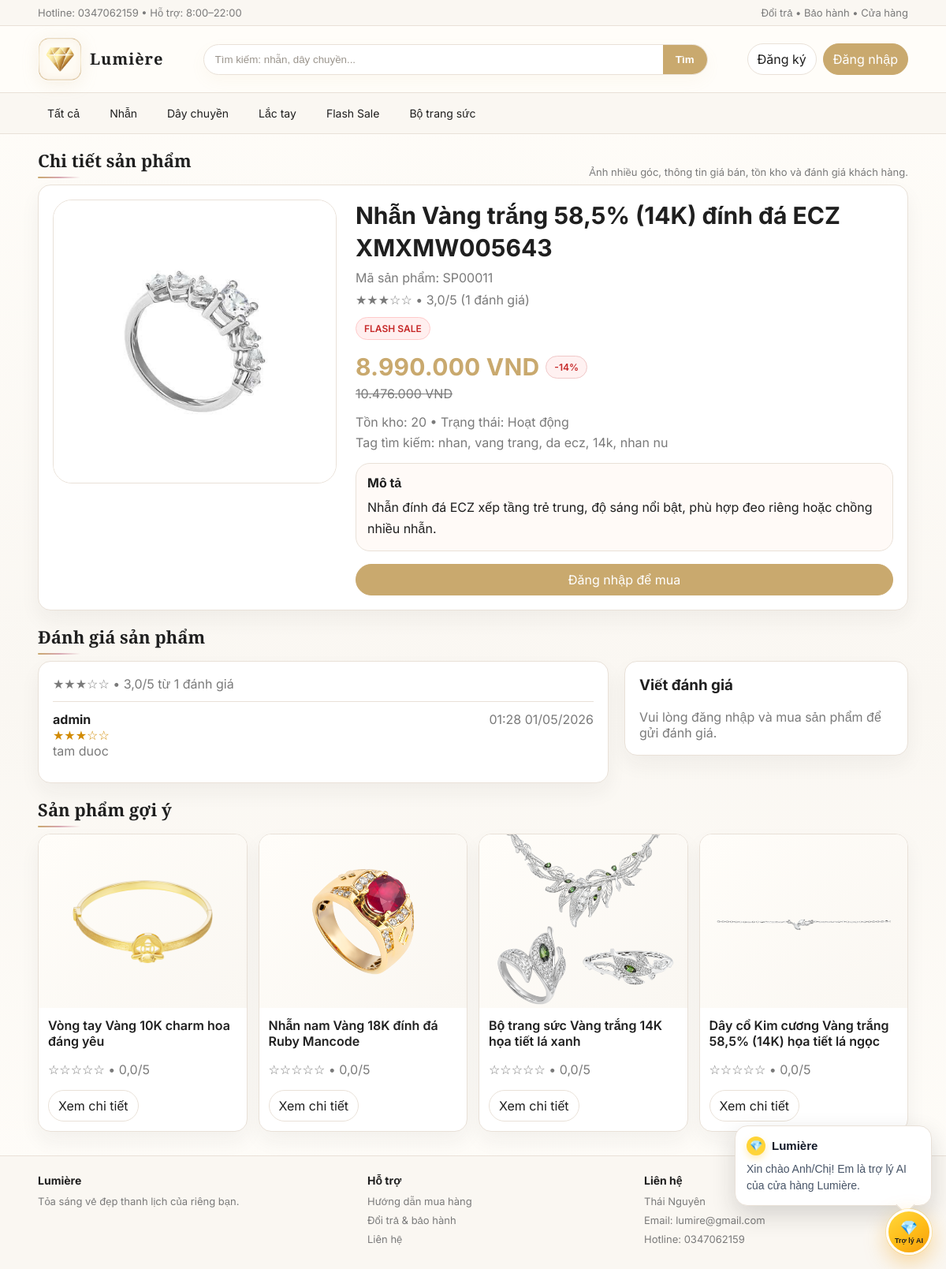
The app's page /san-pham/11/ with its own data.
### shop/models.py (models this page shows, shortened)
class SanPham(models.Model):
    TRANG_THAI = [
        ("active", "Hoạt động"),
        ("inactive", "Ngừng kinh doanh"),
    ]
    ten = models.CharField(max_length=100)
    gia = models.IntegerField(default=0)
    gia_khuyen_mai = models.IntegerField(blank=True, null=True)
    flash_sale_price = models.IntegerField(blank=True, null=True)
    flash_sale_start = models.DateTimeField(blank=True, null=True)
    flash_sale_end = models.DateTimeField(blank=True, null=True)
    anh = models.ImageField(upload_to="sanpham/", blank=True, null=True)
    search_tags = models.CharField(max_length=255, blank=True, default="")
    mo_ta = models.TextField(blank=True, default="")
    ton_kho = models.IntegerField(default=10)
    trang_thai = models.CharField(max_length=20, choices=TRANG_THAI, default="active")
    @property
    def co_flash_sale_cai_dat(self) -> bool:
        return (
            self.flash_sale_price is not None
            and int(self.flash_sale_price or 0) > 0
            and int(self.flash_sale_price) < int(self.gia or 0)
        )
    @property
    def dang_flash_sale(self) -> bool:
        if not self.co_flash_sale_cai_dat:
            return False
        now = timezone.now()
        if self.flash_sale_start and now < self.flash_sale_start:
            return False
        if self.flash_sale_end and now > self.flash_sale_end:
            return False
        return True
    @property
    def gia_hien_tai(self) -> int:
        if self.dang_flash_sale:
            return int(self.flash_sale_price)
        if self.dang_giam_gia:
            return int(self.gia_khuyen_mai)
        return int(self.gia or 0)
    @property
    def so_tien_giam(self) -> int:
        return max(int(self.gia or 0) - self.gia_hien_tai, 0)
    @property
    def phan_tram_giam(self) -> int:
        gia = int(self.gia or 0)
        if gia <= 0 or self.so_tien_giam <= 0:
            return 0
        return max((self.so_tien_giam * 100) // gia, 0)
    @property
    def review_count(self) -> int:
        return int(getattr(self, "review_count_value", None) or self.reviews.filter(is_visible=True).count())
    @property
    def average_rating(self) -> float:
        annotated = getattr(self, "average_rating_value", None)
        if annotated is not None:
            return float(annotated or 0)
        return float(self.reviews.filter(is_visible=True).aggregate(avg=Avg("rating")).get("avg") or 0)
    @property
    def rating_stars(self) -> str:
        avg = self.average_rating
        full = int(round(avg))
        full = max(min(full, 5), 0)
        return "★" * full + "☆" * (5 - full)
    @property
    def gallery_images(self):
        return self.images.filter(is_active=True).order_by("sort_order", "id")

class ProductReview(models.Model):
    san_pham = models.ForeignKey(SanPham, on_delete=models.CASCADE, related_name="reviews")
    user = models.ForeignKey(User, on_delete=models.CASCADE, related_name="product_reviews")
    rating = models.PositiveSmallIntegerField(default=5)
    title = models.CharField(max_length=120, blank=True, default="")
    comment = models.TextField(blank=True, default="")
    is_visible = models.BooleanField(default=True)
    created_at = models.DateTimeField(auto_now_add=True)
    updated_at = models.DateTimeField(auto_now=True)
    class Meta:
        ordering = ["-created_at", "-id"]
        unique_together = ("san_pham", "user")
    @property
    def stars(self) -> str:
        rating = max(min(int(self.rating or 0), 5), 0)
        return "★" * rating + "☆" * (5 - rating)

### shop/views.py (the view, shortened to what this page needs)
# urls.py: path("san-pham/<int:sp_id>/", views.chi_tiet_san_pham, name="chi_tiet_san_pham"),
def chi_tiet_san_pham(request, sp_id):
    seed_sample_products()
    seed_sample_vouchers()
    sp = get_object_or_404(_annotated_catalog_queryset(SanPham.objects.all()), id=sp_id)
    can_review = False
    existing_review = None
    if request.method == "POST":
        if not request.user.is_authenticated:
            messages.error(request, "Vui lòng đăng nhập và mua sản phẩm để gửi đánh giá.")
            return redirect("dang_nhap")
        if not can_review:
            messages.error(request, "Chỉ khách đã mua sản phẩm mới có thể viết đánh giá.")
            return redirect("chi_tiet_san_pham", sp_id=sp.id)
        review_form = ProductReviewForm(request.POST, request.FILES)
        if review_form.is_valid():
            review, created = ProductReview.objects.update_or_create(
                san_pham=sp,
                user=request.user,
                defaults={
                    "rating": review_form.cleaned_data["rating"],
                    "title": review_form.cleaned_data.get("title", ""),
                    "comment": review_form.cleaned_data.get("comment", ""),
                    "is_visible": True,
                },
            )
            saved_images, skipped_images = _attach_review_images(review, review_form.cleaned_data.get("images"))
            if skipped_images:
                messages.warning(request, f"Đã lưu đánh giá, nhưng chỉ lưu thêm {saved_images} ảnh vì mỗi đánh giá tối đa {REVIEW_IMAGE_LIMIT} ảnh.")
            else:
                messages.success(request, "Đã gửi đánh giá sản phẩm." if created else "Đã cập nhật đánh giá của bạn.")
            return redirect("chi_tiet_san_pham", sp_id=sp.id)
    else:
        initial = {}
        if existing_review:
            initial = {"rating": existing_review.rating, "title": existing_review.title, "comment": existing_review.comment}
        review_form = ProductReviewForm(initial=initial)
    reviews = sp.reviews.filter(is_visible=True).select_related("user").prefetch_related("images")
    san_pham_goi_y = list(_annotated_catalog_queryset(SanPham.objects.filter(trang_thai="active").exclude(id=sp.id).order_by("-id")[:4]))
    gallery_images = list(sp.gallery_images)
    return render(request, "chi_tiet_san_pham.html", {
        "sp": sp,
        "san_pham_goi_y": san_pham_goi_y,
        "gallery_images": gallery_images,
        "reviews": reviews,
        "review_form": review_form,
        "can_review": can_review,
        "cart_count": cart_item_count(request.user),
        "now": timezone.now(),
    })

### templates/chi_tiet_san_pham.html (shortened to what this page needs)
{% extends "base.html" %}
{% load tien %}
{% block content %}
  <div class="section">
    <h2>Chi tiết sản phẩm</h2>
    <div class="hint">Ảnh nhiều góc, thông tin giá bán, tồn kho và đánh giá khách hàng.</div>
  </div>
  <div class="card" style="padding:18px;">
    <div class="row" style="align-items:flex-start;gap:24px;flex-wrap:wrap;">
      <div style="flex:0 0 360px;max-width:100%;">
        <div style="background:#fff;border:1px solid var(--line);border-radius:24px;overflow:hidden;min-height:360px;display:flex;align-items:center;justify-content:center;">
          {% if sp.anh %}<img src="{{ sp.anh.url }}" alt="{{ sp.ten }}" style="width:100%;height:100%;object-fit:cover;">{% else %}<div class="muted">Không có ảnh</div>{% endif %}
        </div>
      </div>
      <div style="flex:1;min-width:280px;">
        <div class="row" style="justify-content:space-between;align-items:flex-start;gap:12px;flex-wrap:wrap;">
          <div>
            <h1 style="margin:0 0 8px;font-size:30px;line-height:1.35;">{{ sp.ten }}</h1>
            <div class="muted">Mã sản phẩm: SP{{ sp.id|stringformat:"05d" }}</div>
            <div class="muted" style="margin-top:8px;">{{ sp.rating_stars }} • {{ sp.average_rating|floatformat:1 }}/5 ({{ sp.review_count }} đánh giá)</div>
          </div>
          {% if sp.dang_flash_sale %}
            <span class="status" style="background:#ffefef;color:#c62828;border-color:#ffcaca;">FLASH SALE</span>
          {% elif sp.dang_giam_gia %}
            <span class="status" style="background:#fff7e8;color:#9a5b00;border-color:#f3ddb2;">Đang giảm giá</span>
          {% endif %}
        </div>
        <div style="margin:16px 0;">
          {% if sp.dang_flash_sale or sp.dang_giam_gia %}
            <div class="row" style="gap:8px;align-items:center;flex-wrap:wrap;">
              <p class="price" style="margin:0;font-size:30px;">{{ sp.gia_hien_tai|vnd }} VND</p>
              <span class="status" style="background:#fff1f1;color:#c62828;border-color:#f0c7c7;">-{{ sp.phan_tram_giam }}%</span>
            </div>
            <p class="muted" style="text-decoration:line-through;margin-top:6px;">{{ sp.gia|vnd }} VND</p>
          {% else %}
            <p class="price" style="font-size:30px;">{{ sp.gia|vnd }} VND</p>
          {% endif %}
          <div class="muted">Tồn kho: {{ sp.ton_kho }} • Trạng thái: {{ sp.get_trang_thai_display }}</div>
          {% if sp.search_tags %}<div class="muted" style="margin-top:6px;">Tag tìm kiếm: {{ sp.search_tags }}</div>{% endif %}
        </div>
        <div style="padding:14px;border:1px solid var(--line);border-radius:18px;background:#fffaf7;margin-bottom:16px;">
          <b>Mô tả</b>
          <p style="margin:8px 0 0;line-height:1.7;">{{ sp.mo_ta|default:"Chưa có mô tả." }}</p>
        </div>
        <div class="row" style="gap:10px;flex-wrap:wrap;">
          {% if user.is_authenticated and sp.co_the_dat_hang %}
            <form method="post" action="{% url 'add_to_cart' sp.id %}" style="display:inline;">{% csrf_token %}<input type="hidden" name="next" value="{% url 'chi_tiet_san_pham' sp.id %}"><button class="btn" type="submit">Thêm vào giỏ</button></form>
            <a class="btn primary" href="{% url 'dat_hang' sp.id %}">Mua ngay</a>
          {% elif not user.is_authenticated %}
            <a class="btn primary" href="{% url 'dang_nhap' %}">Đăng nhập để mua</a>
          {% else %}
            <span class="status" style="background:#ffefef;color:#c62828;border-color:#ffcaca;">Tạm hết hàng</span>
          {% endif %}
        </div>
      </div>
    </div>
  </div>
  <div class="section"><h2>Đánh giá sản phẩm</h2></div>
  <div class="row" style="align-items:flex-start;gap:20px;flex-wrap:wrap;">
    <div class="card" style="padding:18px;flex:1;min-width:300px;">
      <div class="muted" style="margin-bottom:12px;">{{ sp.rating_stars }} • {{ sp.average_rating|floatformat:1 }}/5 từ {{ sp.review_count }} đánh giá</div>
      {% for review in reviews %}
        <div style="padding:12px 0;border-top:1px solid var(--line);">
          <div class="row" style="justify-content:space-between;gap:10px;flex-wrap:wrap;">
            <b>{{ review.user.username }}</b>
            <span class="muted">{{ review.created_at|date:"H:i d/m/Y" }}</span>
          </div>
          <div style="color:#d18a00;">{{ review.stars }}</div>
          <div class="muted">{{ review.comment|linebreaksbr }}</div>
        </div>
      {% empty %}
        <div class="muted">Chưa có đánh giá nào cho sản phẩm này.</div>
      {% endfor %}
    </div>
    <div class="card" style="padding:18px;flex:0 0 360px;max-width:100%;">
      <h3 style="margin-top:0;">Viết đánh giá</h3>
      {% if user.is_authenticated and can_review %}
        <form method="post" enctype="multipart/form-data" style="display:grid;gap:12px;">
          {% csrf_token %}
          <div><div class="label">Số sao</div>{{ review_form.rating }}{{ review_form.rating.errors }}</div>
          <div><div class="label">Tiêu đề</div>{{ review_form.title }}{{ review_form.title.errors }}</div>
          <div><div class="label">Nội dung</div>{{ review_form.comment }}{{ review_form.comment.errors }}</div>
          <div><div class="label">Ảnh đánh giá (tối đa 5 ảnh)</div>{{ review_form.images }}{{ review_form.images.errors }}</div>
          <button class="btn primary" type="submit">Gửi đánh giá</button>
        </form>
      {% elif user.is_authenticated %}
        <div class="muted">Chỉ khách đã mua sản phẩm mới có thể viết đánh giá.</div>
      {% else %}
        <div class="muted">Vui lòng đăng nhập và mua sản phẩm để gửi đánh giá.</div>
      {% endif %}
    </div>
  </div>
  <div class="section"><h2>Sản phẩm gợi ý</h2></div>
  <div class="grid">
    {% for item in san_pham_goi_y %}
      <div class="card">
        <div class="thumb">{% if item.anh %}<img src="{{ item.anh.url }}" alt="{{ item.ten }}" class="thumb-img">{% else %}JEWELRY{% endif %}</div>
        <div class="body">
          <p class="name">{{ item.ten }}</p>
          <p class="muted">{{ item.rating_stars }} • {{ item.average_rating|floatformat:1 }}/5</p>
          <a class="btn" href="{% url 'chi_tiet_san_pham' item.id %}">Xem chi tiết</a>
        </div>
      </div>
    {% endfor %}
  </div>
{% endblock %}

### templates/base.html (shortened to what this page needs)
{% load static %}
<!DOCTYPE html>
<html>
<head>
  <link rel="stylesheet" href="{% static 'style.css' %}?v=logo2">
</head>
<body>
  <div class="topbar">
    <div class="container">
      <div class="row">
        <div class="muted">Hotline: 0347062159 • Hỗ trợ: 8:00–22:00</div>
        <div class="muted">Đổi trả • Bảo hành • Cửa hàng</div>
      </div>
    </div>
  </div>
  <div class="header">
    <div class="container">
      <div class="row">
        <a class="brand" href="{% url 'home' %}">
          <img class="logo-img" src="{% static 'logo-diamond.png' %}" alt="Logo Lumière">
          <div>
            <div class="title">Lumière</div>
          </div>
        </a>
        <form class="search" method="get" action="{% url 'home' %}">
          <input name="q" placeholder="Tìm kiếm: nhẫn, dây chuyền..." value="{{ request.GET.q|default:'' }}">
          <button type="submit">Tìm</button>
        </form>
        <div class="actions">
          {% if user.is_authenticated %}
            <div class="order-notify" id="orderNotify">
              <button class="notify-bell" id="notifyBell" type="button" aria-label="Thông báo đơn hàng">
                🔔
                <span class="notify-count" id="notifyCount">0</span>
              </button>
              <div class="notify-panel" id="notifyPanel">
                <div class="notify-head">
                  <b>Thông báo đơn hàng</b>
                  <button class="notify-mark-read" id="notifyMarkRead" type="button">Đánh dấu đã đọc</button>
                </div>
                <div class="notify-list" id="notifyList">
                  <div class="notify-empty">Đang tải thông báo...</div>
                </div>
              </div>
            </div>
            <a class="btn" href="{% url 'gio_hang' %}">Giỏ hàng{% if cart_count %} ({{ cart_count }}){% endif %}</a>
            <a class="btn" href="{% url 'ds_don' %}">Đơn hàng</a>
            <a class="btn" href="{% url 'wallet' %}">Ví điện tử</a>
            {% if user.is_staff %}
              <a class="btn" href="{% url 'admin_dashboard' %}">Admin Panel</a>
            {% endif %}
            <a class="btn" href="{% url 'dang_xuat' %}">Đăng xuất</a>
          {% else %}
            <a class="btn" href="{% url 'dang_ky' %}">Đăng ký</a>
            <a class="btn primary" href="{% url 'dang_nhap' %}">Đăng nhập</a>
          {% endif %}
        </div>
      </div>
    </div>
  </div>
  <div class="nav">
    <div class="container">
      <div class="row">
        <a href="{% url 'home' %}">Tất cả</a>
        <a href="{% url 'home' %}?q=Nhẫn">Nhẫn</a>
        <a href="{% url 'home' %}?q=Dây">Dây chuyền</a>
        <a href="{% url 'home' %}?q=Lắc tay">Lắc tay</a>
        <a href="{% url 'flash_sale_products' %}">Flash Sale</a>
        <a href="{% url 'home' %}?q=Bộ trang sức">Bộ trang sức</a>
      </div>
    </div>
  </div>
  <div class="container">
    {% block content %}{% endblock %}
  </div>
  <div class="chatbot-widget" id="chatbotWidget">
    <div class="chatbot-mini-card" id="chatbotMiniCard">
      <div class="chatbot-mini-title">
        <span class="chatbot-avatar-small">💎</span>
        <strong>Lumière</strong>
      </div>
      <div class="chatbot-mini-text">
        Xin chào Anh/Chị! Em là trợ lý AI của cửa hàng Lumière.
      </div>
    </div>
    <button class="chatbot-toggle" id="chatbotToggle" type="button" aria-label="Mở chatbot">
      <span class="chatbot-toggle-icon">💎</span>
      <span class="chatbot-toggle-text">Trợ lý AI</span>
    </button>
  </div>
  <div class="footer">
    <div class="container">
      <div class="cols">
        <div>
          <h3>Lumière</h3>
          <p>Tỏa sáng vẻ đẹp thanh lịch của riêng bạn.</p>
        </div>
        <div>
          <h3>Hỗ trợ</h3>
          <p>Hướng dẫn mua hàng</p>
          <p>Đổi trả & bảo hành</p>
          <p>Liên hệ</p>
        </div>
        <div>
          <h3>Liên hệ</h3>
          <p>Thái Nguyên</p>
          <p>Email: lumire@gmail.com</p>
          <p>Hotline: 0347062159</p>
        </div>
      </div>
    </div>
  </div>
</body>
</html>

### records on screen
SanPham: anh (picture), ten "Nhẫn Vàng trắng 58,5% (14K) đính đá ECZ XMXMW005643", id "00011", rating_stars "★★★☆☆", average_rating "3,0", review_count "1", gia_hien_tai|vnd "8.990.000", phan_tram_giam "14", gia|vnd "10.476.000", ton_kho "20", trang_thai "Hoạt động", search_tags "nhan, vang trang, da ecz, 14k, nhan nu", mo_ta "Nhẫn đính đá ECZ xếp tầng trẻ trung, độ sáng nổi bật, phù hợp đeo riêng hoặc chồng nhiều nhẫn."
ProductReview: user.username "admin", created_at "01:28 01/05/2026", stars "★★★☆☆", comment "tam duoc"
SanPham: anh (picture), ten "Vòng tay Vàng 10K charm hoa đáng yêu", rating_stars "☆☆☆☆☆", average_rating "0,0"
SanPham: anh (picture), ten "Nhẫn nam Vàng 18K đính đá Ruby Mancode", rating_stars "☆☆☆☆☆", average_rating "0,0"
SanPham: anh (picture), ten "Bộ trang sức Vàng trắng 14K họa tiết lá xanh", rating_stars "☆☆☆☆☆", average_rating "0,0"
SanPham: anh (picture), ten "Dây cổ Kim cương Vàng trắng 58,5% (14K) họa tiết lá ngọc", rating_stars "☆☆☆☆☆", average_rating "0,0"
